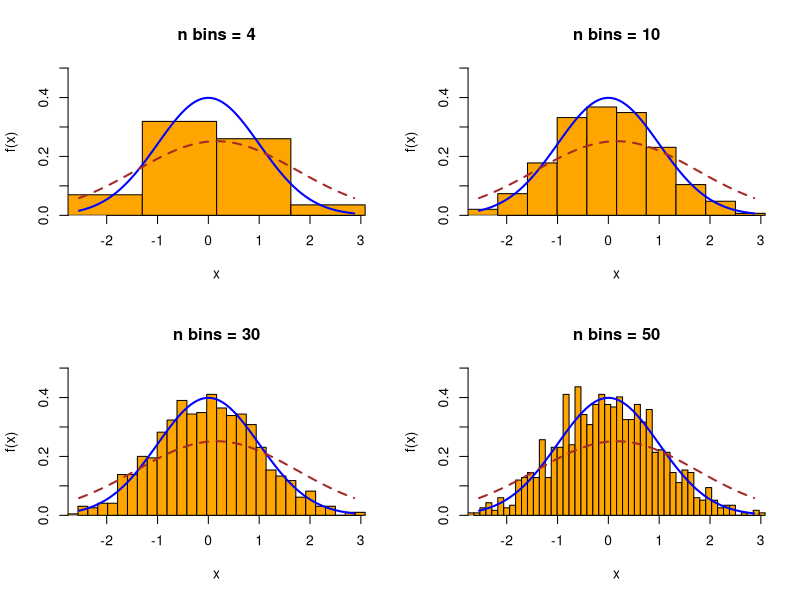
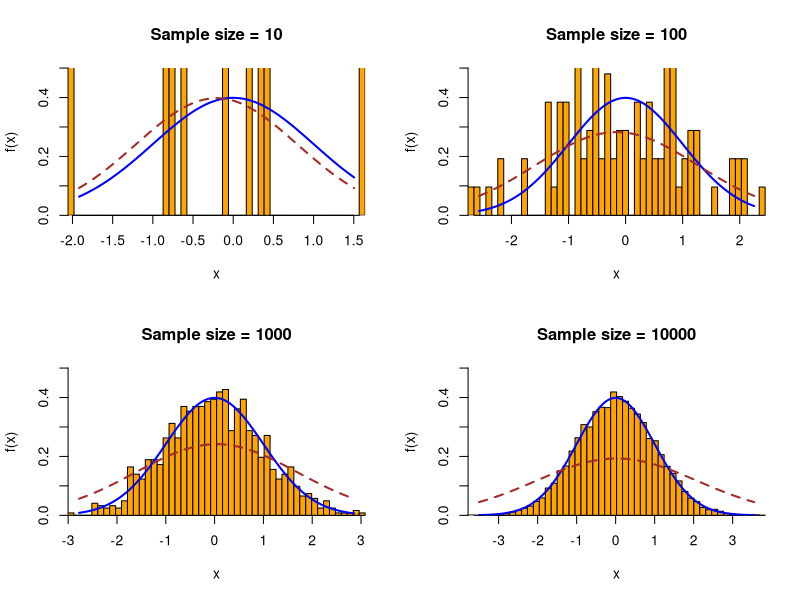
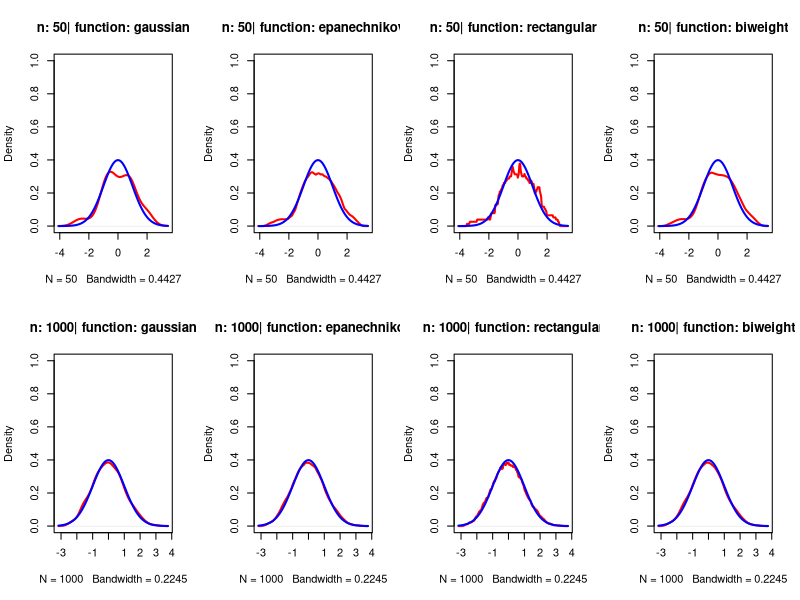
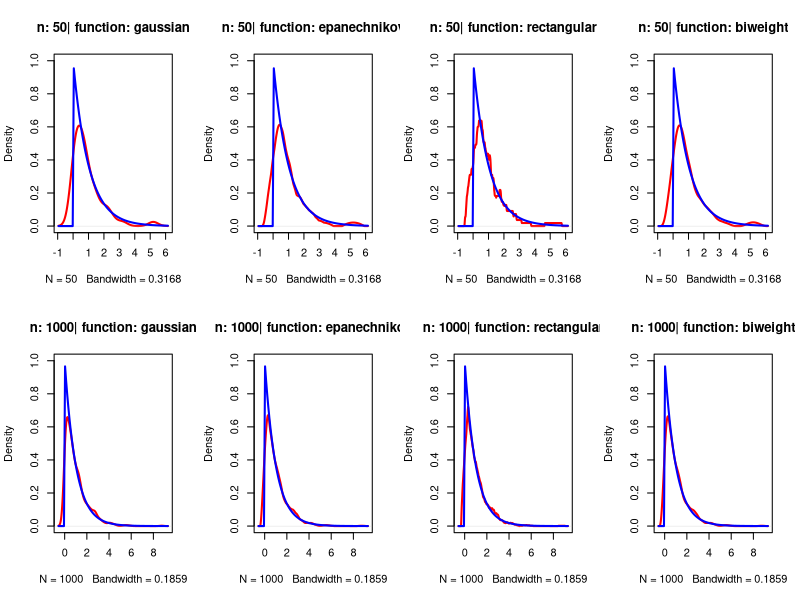

Write the R code that produced these figures, in order.
rm(list=ls())

### HISTOGRAM

# DISTRIBUSI NORMAL
set.seed(10^6)

x = rnorm(1000, 0, 1)
par(mfrow = c(2, 2))

for (i in c(4, 10, 30, 50)) {
  tot_bins = i
  hist(x, breaks = seq(min(x), max(x), l = tot_bins + 1),
       freq = FALSE, col = "orange",
       main = paste0("n bins = ", i), xlab = "x", ylab = "f(x)", yaxs = "i", xaxs = "i",
       ylim = c(0, 0.5))
  curve(dnorm(x, mean = 0, sd = 1), add = TRUE, col = "blue", lwd = 2)
  curve(dnorm(x, mean = mean(x), sd = sd(x)), add = TRUE, col = "brown",
        lwd = 2, lty = 2)
}

par(mfrow = c(1, 1))


# ukuran sampel meningkat
set.seed(10^6)
par(mfrow = c(2,2))

n <- c(10, 100, 1000, 10000)
for (i in n) {
  x = rnorm(i, 0, 1)
  hist(x, breaks = seq(min(x),max(x), l = tot_bins + 1), 
       freq = FALSE, col = "orange",
       main = paste0("Sample size = ", i), xlab = "x", ylab = "f(x)", yaxs = "i", xaxs = "i", 
       ylim = c(0,0.5))
  curve(dnorm(x, mean = 0, sd = 1), add = TRUE, col = "blue", lwd = 2)
  curve(dnorm(x, mean = mean(x), sd = sd(x)), add = TRUE, col = "brown", lwd = 2, lty = 2)
}

#####################
## PLOT DENSITAS 
#####################
### sample 50
rm(list = ls())
set.seed(10^6)

funct <- c("gaussian", "epanechnikov", "rectangular", "biweight")
par(mfrow = c(2,4))


n <- c(50, 1000)

for (j in n) {
  x <- rnorm(j, 0, 1)
  for (i in funct) {
    fx = density(x, kernel = i)
    plot(fx, col = "red", lwd = 2, ylim = c(0,1), 
         main = paste0("n: ", j, "| function: ", i))
    curve(dnorm(x, mean = 0, sd = 1), add = TRUE, col = "blue", lwd = 2)
  }
}


##EXPONENTIAL DISTRIBUTION

rm(list = ls())
set.seed(10^6)

funct <- c("gaussian", "epanechnikov", "rectangular", "biweight")
par(mfrow = c(2, 4))


n <- c(50, 1000)

for (j in n) {
  x <- rexp(j)
  for (i in funct) {
    fx = density(x, kernel = i)
    plot(fx, col = "red", lwd = 2, ylim=c(0,1),
         main = paste0("n: ", j, "| function: ", i))
    curve(dexp(x), add=TRUE, col = "blue", lwd=2)
  }
}


